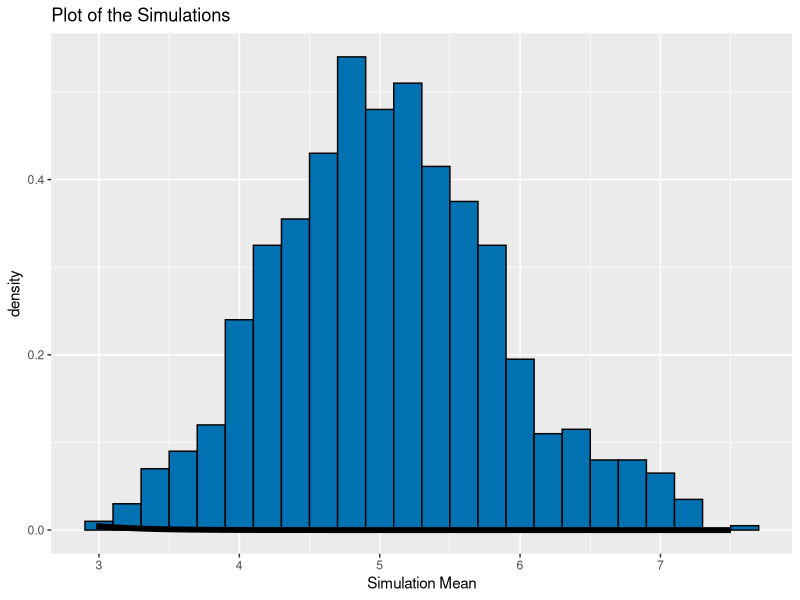

Write R code to recreate this figure.
## ---- chunk 1
ECHO=TRUE
set.seed(1337)
lambda = 0.2
exponentials = 40
## ---- chunk 2
sMeans = NULL
for (i in 1 : 1000) sMeans = c(sMeans, mean(rexp(exponentials, lambda)))
## ---- chunk 3
mean(sMeans)
## ---- chunk 4
lambda^-1
## ---- chunk 5
abs(mean(sMeans)-lambda^-1)
## ---- chunk 6
var(sMeans)
## ---- chunk 7
(lambda * sqrt(exponentials))^-2
## ---- chunk 8
abs(var(sMeans)-(lambda * sqrt(exponentials))^-2)
## ---- chunk 9
library(ggplot2)
ggplot(data.frame(y=sMeans), aes(x=y)) + 
  geom_histogram(aes(y=..density..), binwidth=0.2, fill="#0072B2", 
                 color="black") +
  stat_function(fun=dnorm, arg=list(mean=lambda^-1, 
                                    sd=(lambda*sqrt(exponentials))^-1), 
                size=2) +
  labs(title="Plot of the Simulations", x="Simulation Mean")
